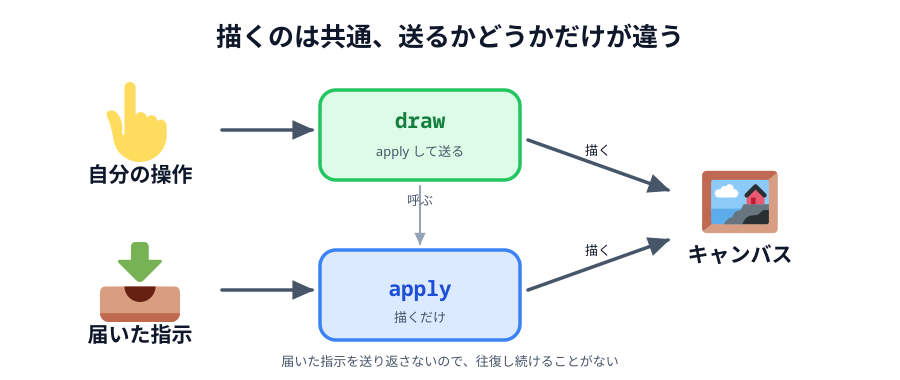

This chart was generated by the following Python code:
# 01-apply-and-draw.svg
# スキーマ: SPLITTING（自分の操作 / 届いた指示）+ CENTER-PERIPHERY（apply が中心）

import sys
sys.path.insert(0, "/Users/seekseep/.claude/skills/genfig")
from genfig import Canvas, PALETTE

c = Canvas(900, 380)

c.text(450, 46, "描くのは共通、送るかどうかだけが違う", scale="xl")
c.node(140, 130, "自分の操作", emoji_cp="1f446", w=150, h=86)
c.node(140, 290, "届いた指示", emoji_cp="1f4e5", w=150, h=86)
c.sticky(320, 90, 200, 90, color="green")
c.text(420, 128, "draw", scale="lg", font="technical", fill=PALETTE["green"]["text"])
c.text(420, 156, "apply して送る", scale="sm")
c.sticky(320, 250, 200, 90, color="blue")
c.text(420, 296, "apply", scale="lg", font="technical", fill=PALETTE["blue"]["text"])
c.text(420, 322, "描くだけ", scale="sm")
c.node(740, 210, "キャンバス", emoji_cp="1f5bc", w=160, h=90)
c.connector(222, 130, 312, 130)
c.connector(222, 290, 312, 290)
c.connector(528, 140, 668, 190, label="描く", label_scale="sm")
c.connector(528, 290, 668, 240, label="描く", label_scale="sm")
c.connector(420, 186, 420, 244, primary=False, label="呼ぶ", label_scale="sm")
c.text(450, 366, "届いた指示を送り返さないので、往復し続けることがない", scale="sm")

c.save("01-apply-and-draw.svg")
